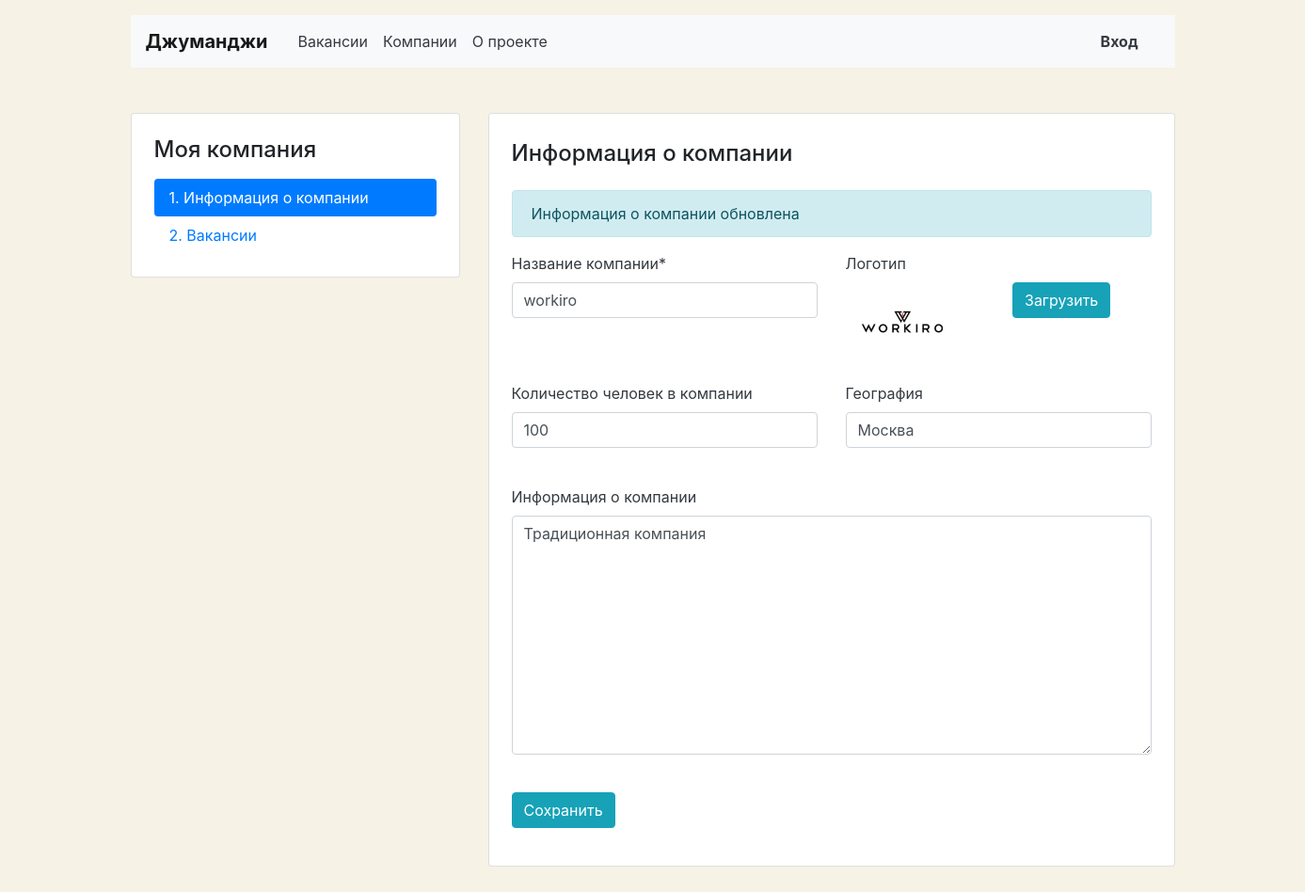
/mycompany/company-edit/1/, run on the app's committed database.
### vacancies/models.py (models this page shows, shortened)
class Company(models.Model):
    name = models.CharField(max_length=100, verbose_name='Название компании')
    location = models.CharField(max_length=100, blank=True, verbose_name='География')
    logo = models.ImageField(upload_to='company_images', blank=True, verbose_name='Логотип')
    description = models.CharField(max_length=100, blank=True, verbose_name='Информация о компании')
    employee_count = models.IntegerField(verbose_name='Количество человек в компании', blank=True)
    owner = models.ForeignKey(User, related_name='companies', on_delete=models.CASCADE)

### vacancies/views.py (the view, shortened to what this page needs)
# urls.py: path('mycompany/company-edit/<int:pk>/', views.CompanyEditView.as_view(), name='company-edit'),
class CompanyEditView(UpdateView):
    model = Company
    template_name = 'company-edit.html'
    form_class = CompanyForm

### vacancies/forms.py
class CompanyForm(forms.ModelForm):
    class Meta:
        model = Company
        fields = ['name', 'employee_count', 'location', 'description', 'logo']
        widgets = {
            'description': forms.Textarea(attrs={'class': 'form-control'}),
        }
    def __init__(self, *args, **kwargs):
        super().__init__(*args, **kwargs)
        self.helper = FormHelper()
        self.helper.form_method = 'POST'
        self.helper.add_input(Submit('submit', 'Сохранить', css_class='btn btn-info'))
        self.helper.form_class = 'col-12 col-md-6'
        self.helper.label_class = 'mb-2 text-dark'

### templates/company-edit.html (shortened to what this page needs)
{% extends 'personal_base.html' %}
{% block content %}
{% load crispy_forms_tags %}
  <main class="container mt-3 pb-5">
    <div class="row mt-5">
      <div class="col-12 col-lg-4">
        <aside class="pt-3 pb-4 px-4 mb-5 card">
          <h1 class="h4 pt-2 pb-2">Моя компания</h1>
          <div class="nav flex-column nav-pills">
            <a class="nav-link active" href="{% url 'vacancies:mycompany' %}">1. Информация о&nbsp;компании</a>
            <a class="nav-link" href="{% url 'vacancies:my_vacancies' %}">2. Вакансии</a>
          </div>
        </aside>
      </div>
      <div class="col-12 col-lg-8">
        <div class="card">
          <div class="card-body px-4 pb-4">
            <section class="tab-pane fade show active">
              <h2 class="h4 pt-2 pb-3">Информация о&nbsp;компании</h2>
              <p class="alert alert-info" role="alert">
                Информация о компании обновлена
              </p>
              <form enctype="multipart/form-data" class='form' method="POST">
                <div class="row">
                  <div class="col-12 col-md-6">
                    <div class="form-group pb-2">
                      {{ form.name|as_crispy_field}}
                    </div>
                  </div>
                  <div class="col-12 col-md-6">
                    <div class="form-group">
                      <label class="mb-2 text-dark" for="companyLogo">{{ form.logo.label }}</label>
                      <div class="row align-items-center">
                        <div class="col-6">
                          <img src="{{MEDIA_URL}}{{ form.logo.value.url }}" alt="" style="max-width: 120px;height: auto;">
                        </div>
                        <div class="col-6" style="position: relative;">
                          <div>
                            <label for="id_logo" class="btn btn-info">Загрузить</label>
                          </div>
                        </div>
                      </div>
                    </div>
                  </div>
                </div>
                <div class="row">
                  <div class="col-12 col-md-6">
                    <div class="form-group pb-2">
                      {{form.employee_count|as_crispy_field}}
                    </div>
                  </div>
                  <div class="col-12 col-md-6">
                    <div class="form-group pb-2">
                      {{form.location|as_crispy_field}}
                    </div>
                  </div>
                </div>
                <div class="form-group pb-2">
                 {{ form.description|as_crispy_field }}
                </div>
                <div class="form-group">
                  <input type="submit" class="btn btn-info" value="Сохранить">
                </div>
              </form>
              </section>
          </div>
        </div>
      </div>
    </div>
  </main>
{% endblock %}

### templates/personal_header.html (style rules this page uses)
body { background-color: #F6F2E6; }

### data on the page
Company: name "workiro", employee_count "100", location "Москва", description "Традиционная компания"
